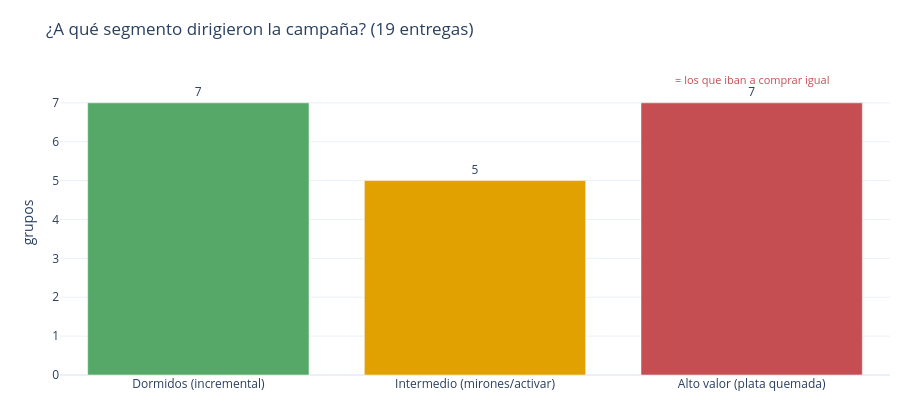

The code cell stored with this chart in its notebook:
### Markdown cell above
## 5 · ¿A quién el cupón?

El resuelto va a los dormidos. El curso se partió casi en tres.

### Code cell
labels=['Dormidos (incremental)','Intermedio (mirones/activar)','Alto valor (plata quemada)']
vals=[7,5,7]
fig=go.Figure(go.Bar(x=labels,y=vals,marker_color=[VERDE,AMBAR,ROJO],text=vals,textposition='outside'))
fig.update_layout(title='¿A qué segmento dirigieron la campaña? (19 entregas)',yaxis_title='grupos',
    annotations=[dict(x=2,y=vals[2]+0.6,text='= los que iban a comprar igual',showarrow=False,font=dict(color=ROJO,size=11))])
fijar(fig,420); fig.show()

### Figure 1 — Plotly figure (JSON) as saved in the notebook; plotly's stock layout.template omitted (floating-point values rounded to 4 significant figures)
{"data": [{"marker": {"color": ["#55A868", "#E1A100", "#C44E52"]}, "text": ["7", "5", "7"], "textposition": "outside", "type": "bar", "x": ["Dormidos (incremental)", "Intermedio (mirones/activar)", "Alto valor (plata quemada)"], "y": [7, 5, 7]}], "layout": {"annotations": [{"font": {"color": "#C44E52", "size": 11}, "showarrow": false, "text": "= los que iban a comprar igual", "x": 2, "y": 7.6}], "autosize": false, "height": 420, "margin": {"b": 45, "l": 60, "r": 30, "t": 70}, "title": {"text": "¿A qué segmento dirigieron la campaña? (19 entregas)"}, "width": 920, "yaxis": {"title": {"text": "grupos"}}}}
